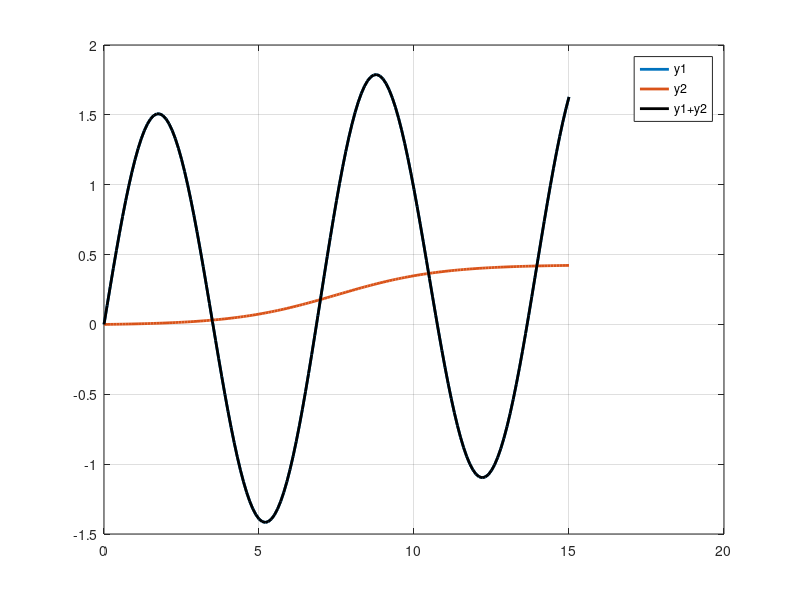

Reproduce this figure in MATLAB.
%%generate Fig 6 matlab code
x_plot = (0:0.1:15)';
theta_true = [1.5, 0.9];

k = 0.6;
s = @(x) 1 ./ (1 + exp(-k*(x - 7.5)));
y2 = @(x) 0.4 * (s(x) - s(0)) / (s(12) - s(0));

Ytrue = @(x) theta_true(1)*sin(theta_true(2)*x) + y2(x); %0.002*exp(0.55*x);

ytrue = Ytrue(x_plot);

% Noise settings
varSig = var(ytrue);
SNR    = 20;
sigma  = sqrt(varSig/SNR);

y1data=ytrue;
y2data=y2(x_plot);

figure; plot(x_plot,y1data,'LineWidth',2); hold on
plot(x_plot,y2data,'LineWidth',2); grid on; 
plot(x_plot,ytrue,'k','LineWidth',2);
% plot(x_plot,y3(x_plot),'k','LineWidth',2);

legend('y1','y2','y1+y2')
